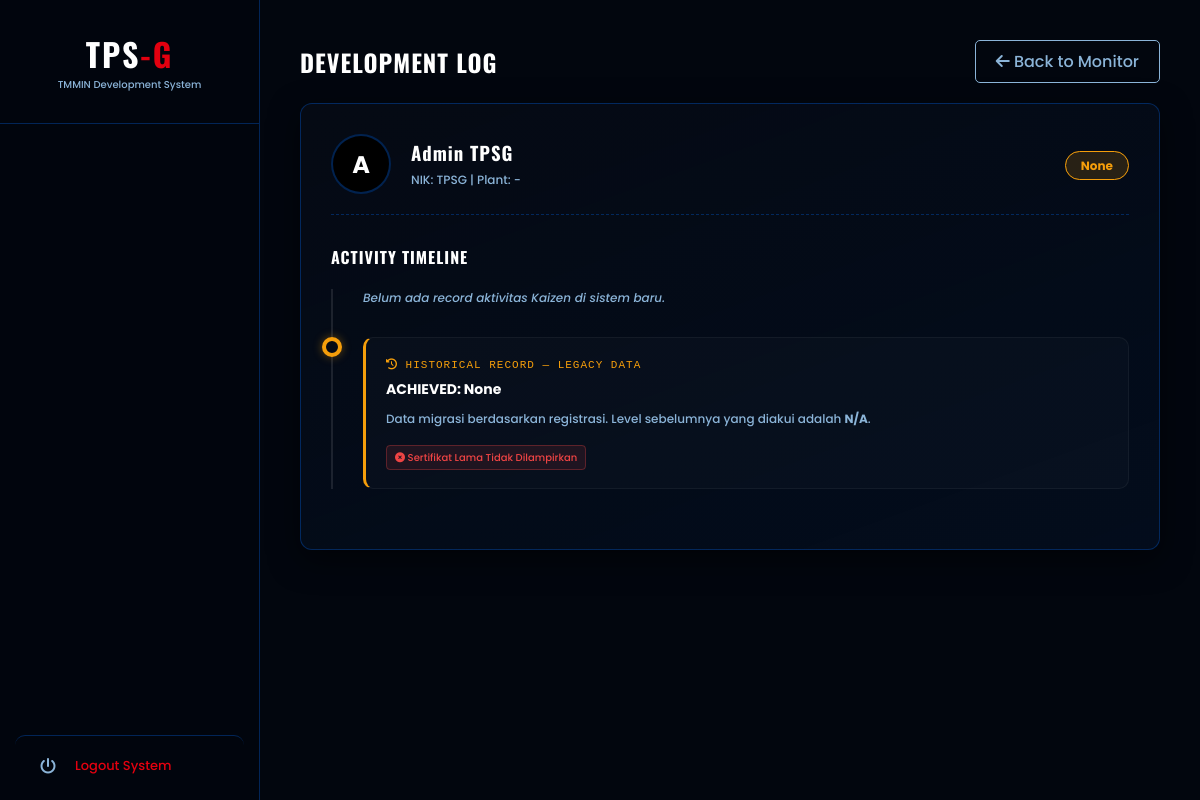
Screenshot of /omdd/view-log/1 (signed in) with the database file from the repository.
### app/models/employee.py (models this page shows)
class Employee(db.Model):
    __tablename__ = 'employees'
    id = db.Column(db.Integer, primary_key=True)
    name = db.Column(db.String(100), nullable=False)
    username = db.Column(db.String(20), unique=True, nullable=False) # NIK
    birth_date = db.Column(db.Date)
    position = db.Column(db.String(50))
    photo = db.Column(db.String(500), nullable=True)
    certificate = db.Column(db.String(100))
    current_tps_level = db.Column(db.String(50))
    previous_tps_level = db.Column(db.String(50))
    tahun_lulus_terakhir = db.Column(db.String(20), nullable=True)
    tahun_lulus_saat_ini = db.Column(db.String(20), nullable=True)
    last_activity_theme = db.Column(db.String(200))
    last_activity_type = db.Column(db.String(50))
    batch = db.Column(db.String(50), nullable=True)
    registration_year = db.Column(db.Integer, default=lambda: datetime.utcnow().year)
    status = db.Column(db.String(20), default='pending')
    plant_id = db.Column(db.Integer, db.ForeignKey('plants.id'))
    division_id = db.Column(db.Integer, db.ForeignKey('divisions.id'))
    department_id = db.Column(db.Integer, db.ForeignKey('departments.id'))
    workshop_activities = db.relationship('WorkshopActivity', backref='employee_data', lazy=True, cascade="all, delete-orphan")
    workshop_evaluations = db.relationship('WorkshopEvaluation', backref='employee', lazy=True, cascade="all, delete-orphan")

### app/routes/omdd.py (the view)
@omdd.route('/view-log/<int:emp_id>')
@login_required
def view_log(emp_id):
    if current_user.role != 'omdd':
        return redirect(url_for('auth.login'))
    employee = db.session.get(Employee, emp_id)
    if not employee:
        return "Employee tidak ditemukan", 404
    activities = Activity.query.filter_by(employee_id=emp_id).order_by(Activity.id.desc()).all()
    return render_template('omdd/view_log.html',
                           employee=employee,
                           activities=activities)

### app/templates/omdd/view_log.html (shortened to what this page needs)
{% extends "base.html" %}
{% block content %}
<div style="display: flex; justify-content: space-between; align-items: center;">
    <h2 style="font-family: 'Oswald'; color: #fff; text-transform: uppercase; margin: 0; letter-spacing: 1px;">DEVELOPMENT LOG</h2>
    <a href="{{ url_for('omdd.dashboard') }}" class="btn-sm" style="border: 1px solid var(--text-muted); color: var(--text-muted); text-decoration: none; padding: 8px 20px; border-radius: 5px; transition: 0.3s;">
        <i class="fas fa-arrow-left"></i> Back to Monitor
    </a>
</div>
<div class="log-container">
    <div class="profile-header">
        <div style="width: 60px; height: 60px; border-radius: 50%; background: #000; border: 2px solid var(--border-glass); display: flex; align-items: center; justify-content: center; color: #fff; font-size: 24px; font-weight: bold;">
            {{ employee.name[0] | upper }}
        </div>
        <div style="flex-grow: 1;">
            <h3>{{ employee.name }}</h3>
            <p>NIK: {{ employee.username }} | Plant: {{ employee.plant.name if employee.plant else '-' }}</p>
        </div>
        <div>
            <span class="badge-level">{{ employee.current_tps_level }}</span>
        </div>
    </div>
    <h4 style="color: #fff; font-family: 'Oswald'; letter-spacing: 1px; margin-bottom: 20px;">ACTIVITY TIMELINE</h4>
    <div class="timeline">
        {% for act in activities %}
        <div class="timeline-item">
            <div class="timeline-dot"></div>
            <div class="log-card">
                <span class="log-date"><i class="far fa-clock"></i> SYSTEM RECORD — RECENT ACTIVITY</span>
                <p class="log-title">{{ act.title }}</p>
                <span class="log-status">{{ act.status | upper }} ({{ act.progress_percentage }}%)</span>
            </div>
        </div>
        {% else %}
        <p style="color: var(--text-muted); font-size: 12px; font-style: italic; margin-bottom: 30px;">Belum ada record aktivitas Kaizen di sistem baru.</p>
        {% endfor %}
        <div class="timeline-item">
            <div class="timeline-dot gold"></div>
            <div class="log-card" style="border-left: 3px solid var(--accent-gold);">
                <span class="log-date" style="color: var(--accent-gold);"><i class="fas fa-history"></i> HISTORICAL RECORD — {{ employee.tps_graduation_year if employee.tps_graduation_year else 'LEGACY DATA' }}</span>
                <p class="log-title">ACHIEVED: {{ employee.current_tps_level }}</p>
                <p style="font-size: 12px; color: var(--text-muted); margin: 5px 0 15px 0;">
                    Data migrasi berdasarkan registrasi. Level sebelumnya yang diakui adalah <b>{{ employee.previous_tps_level if employee.previous_tps_level else 'N/A' }}</b>.
                </p>
                {% if employee.certificate %}
                <a href="{{ url_for('static', filename='uploads/certificates/' + employee.certificate) }}" target="_blank" style="background: rgba(245, 158, 11, 0.1); color: var(--accent-gold); border: 1px solid var(--accent-gold); font-size: 10px; padding: 6px 12px; border-radius: 4px; text-decoration: none; font-weight: bold;">
                    <i class="fas fa-file-pdf"></i> LIHAT BUKTI SERTIFIKAT LAMA
                </a>
                {% else %}
                <span style="font-size: 10px; color: #ef4444; padding: 4px 8px; border: 1px solid rgba(239, 68, 68, 0.3); border-radius: 4px; background: rgba(239, 68, 68, 0.1);">
                    <i class="fas fa-times-circle"></i> Sertifikat Lama Tidak Dilampirkan
                </span>
                {% endif %}
            </div>
        </div>
    </div>
</div>
{% endblock %}

### app/templates/base.html (style rules this page uses)
:root { --color-dark: #02060E; --color-blue: #0356C5; --bg-deep-navy: var(--color-dark); --sidebar-bg: rgba(2, 6, 14, 0.98); --card-navy-grad: linear-gradient(160deg, #050a14 0%, #0356C5 120%); --border-glass: rgba(3, 86, 197, 0.4); --accent-cyan: #0A74FF; --text-main: #ffffff; --text-muted: #8bb4d8; --accent-red: #e3000f; --accent-gold: #f59e0b; }
* { box-sizing: border-box; margin: 0; padding: 0; }
body { font-family: 'Poppins', sans-serif !important; font-weight: 500; background: var(--bg-deep-navy); color: var(--text-main); -webkit-font-smoothing: antialiased; }

### app/templates/omdd/view_log.html (style rules this page uses)
.log-container { background: linear-gradient(160deg, #050a14 0%, rgba(3, 86, 197, 0.1) 150%); border: 1px solid var(--border-glass); border-radius: 12px; padding: 30px; margin-top: 20px; box-shadow: 0 10px 30px rgba(0,0,0,0.5); }
.profile-header { display: flex; align-items: center; gap: 20px; margin-bottom: 30px; padding-bottom: 20px; border-bottom: 1px dashed var(--border-glass); }
.profile-header h3 { margin: 0; color: #fff; font-family: 'Oswald', sans-serif; letter-spacing: 1px; }
.profile-header p { margin: 5px 0 0 0; color: var(--text-muted); font-size: 12px; }
.badge-level { background: rgba(245, 158, 11, 0.15); color: #f59e0b; border: 1px solid #f59e0b; padding: 5px 15px; border-radius: 20px; font-size: 12px; font-weight: bold; }
.timeline { position: relative; padding-left: 30px; border-left: 2px solid rgba(255,255,255,0.1); margin-top: 20px; }
.timeline-item { position: relative; margin-bottom: 30px; }
.timeline-dot { position: absolute; left: -41px; width: 20px; height: 20px; border-radius: 50%; background: #050a14; border: 4px solid var(--accent-cyan); box-shadow: 0 0 10px rgba(10, 116, 255, 0.4); }
.timeline-dot.gold { border-color: var(--accent-gold); box-shadow: 0 0 10px rgba(245, 158, 11, 0.4); }
.log-card { background: rgba(255,255,255,0.02); padding: 20px; border-radius: 10px; border: 1px solid rgba(255,255,255,0.05); transition: 0.3s; }
.log-date { font-family: monospace; color: var(--accent-cyan); font-size: 11px; margin-bottom: 8px; display: block; letter-spacing: 1px; }
.log-title { font-weight: bold; color: #fff; font-size: 14px; margin: 0 0 10px 0; }

### rows the page displays
Employee: name "A", name "Admin TPSG", username "TPSG", current_tps_level "None", previous_tps_level "N/A"

### other values shown
{{ employee.plant.name if employee.plant else '-' }} "-"
